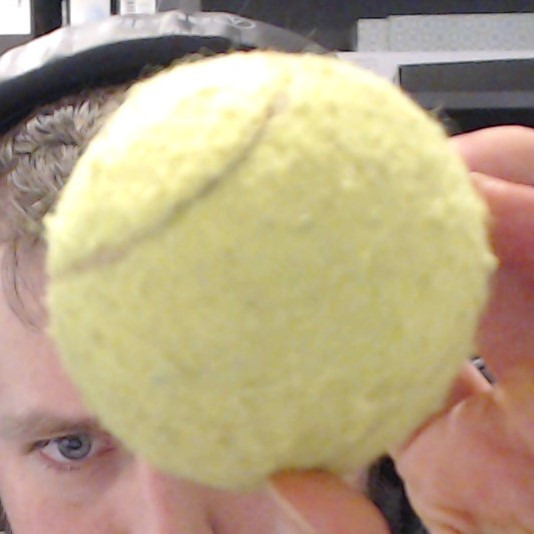
//> input picture object_pca/Picture 1.jpg, 534 x 534 px
$ ./main   (built with g++ and OpenCV 4)
//> lines starting //> are read from the running program, lines starting //| are printed output that depends on the picture; after the words box and inside, x2 and y2 are one past the last pixel; in counts of white or black regions, pixels touching at a corner belong together
### object_pca/pca_analyser.h
#pragma once

#include <opencv2\opencv.hpp>

namespace pc {

	class pca_analyser
	{

	private:
		void drawAxis(cv::Mat&, cv::Point, cv::Point, cv::Scalar, const float);
		double getOrientation(const std::vector<cv::Point> &, cv::Mat&);

	public:
		pca_analyser();
		~pca_analyser();

		const bool compute(const cv::Mat &in1, cv::Mat *out1);
	};

}

### object_pca/object_localiser.h
#pragma once

#include <opencv2\opencv.hpp>

namespace ol {

	enum matcher {BF, FLANN};

	class object_localiser
	{
	public:
		object_localiser();
		~object_localiser();

		const bool ORB(const cv::Mat &in1, const cv::Mat &in2, cv::Mat *out1, cv::Mat *out2 = NULL, ol::matcher matcher = ol::BF);
		const bool BRISK(const cv::Mat &in1, const cv::Mat &in2, cv::Mat *out1, cv::Mat *out2 = NULL, ol::matcher matcher = ol::BF);

	};

}

### object_pca/pca_analyser.cpp
#include "pca_analyser.h"


pc::pca_analyser::pca_analyser()
{
}


pc::pca_analyser::~pca_analyser()
{
}

const bool pc::pca_analyser::compute(const cv::Mat & in1, cv::Mat * out1)
{

	*out1 = in1.clone();

	cv::Mat blurred_frame, hsv_frame, thresholded_frame, morphed_frame, final_frame;

	cv::GaussianBlur(in1, blurred_frame, cv::Size(5, 5), 0, 0, 4);

	cv::cvtColor(blurred_frame, hsv_frame, CV_BGR2HSV);

	cv::inRange(hsv_frame, cv::Scalar(10, 0, 0), cv::Scalar(70, 255, 255), thresholded_frame);

	cv::Mat element = cv::getStructuringElement(cv::MORPH_ELLIPSE, cv::Size(20, 20), cv::Point(10, 10));

	cv::erode(thresholded_frame, morphed_frame, element);
	cv::erode(morphed_frame, morphed_frame, element);
	cv::dilate(morphed_frame, morphed_frame, element);
	cv::dilate(morphed_frame, morphed_frame, element);

	std::vector<std::vector<cv::Point>> contours;
	std::vector<cv::Vec4i> hierarchy;

	cv::findContours(morphed_frame, contours, CV_RETR_TREE, CV_CHAIN_APPROX_NONE);

	cv::drawContours(*out1, contours, 0, cv::Scalar(0, 0, 255));

	getOrientation(contours[0], *out1);

	return false;
}

void pc::pca_analyser::drawAxis(cv::Mat& img, cv::Point p, cv::Point q, cv::Scalar colour, const float scale = 0.2)
{
	double angle, hypotenuse;

	angle = atan2((double)p.y - q.y, (double)p.x - q.x);
	hypotenuse = sqrt((double)(p.y - q.y) * (p.y - q.y) + (p.x - q.x) * (p.x - q.x));

	q.x = (int)(p.x - scale * hypotenuse * cos(angle));
	q.y = (int)(p.y - scale * hypotenuse * sin(angle));
	line(img, p, q, colour, 1, CV_AA);
	// create the arrow hooks
	p.x = (int)(q.x + 9 * cos(angle + CV_PI / 4));
	p.y = (int)(q.y + 9 * sin(angle + CV_PI / 4));
	line(img, p, q, colour, 1, CV_AA);
	p.x = (int)(q.x + 9 * cos(angle - CV_PI / 4));
	p.y = (int)(q.y + 9 * sin(angle - CV_PI / 4));
	line(img, p, q, colour, 1, CV_AA);
}
double pc::pca_analyser::getOrientation(const std::vector<cv::Point> &pts, cv::Mat &img)
{

	int sz = static_cast<int>(pts.size());
	cv::Mat data_pts = cv::Mat(sz, 2, CV_64FC1);
	for (int i = 0; i < data_pts.rows; ++i)
	{
		data_pts.at<double>(i, 0) = pts[i].x;
		data_pts.at<double>(i, 1) = pts[i].y;
	}

	cv::PCA pca_analysis(data_pts, cv::Mat(), CV_PCA_DATA_AS_ROW);

	cv::Point cntr = cv::Point(static_cast<int>(pca_analysis.mean.at<double>(0, 0)),
		static_cast<int>(pca_analysis.mean.at<double>(0, 1)));

	std::vector<cv::Point2d> eigen_vecs(2);
	std::vector<double> eigen_val(2);

	for (int i = 0; i < 2; ++i)
	{
		eigen_vecs[i] = cv::Point2d(pca_analysis.eigenvectors.at<double>(i, 0),
			pca_analysis.eigenvectors.at<double>(i, 1));
		eigen_val[i] = pca_analysis.eigenvalues.at<double>(i);
	}


	circle(img, cntr, 3, cv::Scalar(255, 0, 255), 2);

	cv::Point p1 = cntr + 0.02 * cv::Point(static_cast<int>(eigen_vecs[0].x * eigen_val[0]), static_cast<int>(eigen_vecs[0].y * eigen_val[0]));
	cv::Point p2 = cntr - 0.02 * cv::Point(static_cast<int>(eigen_vecs[1].x * eigen_val[1]), static_cast<int>(eigen_vecs[1].y * eigen_val[1]));

	drawAxis(img, cntr, p1, cv::Scalar(0, 255, 0), 1);
	drawAxis(img, cntr, p2, cv::Scalar(255, 255, 0), 5);

	double angle = atan2(eigen_vecs[0].y, eigen_vecs[0].x);

	return angle;
}

### object_pca/object_localiser.cpp
#include "object_localiser.h"

ol::object_localiser::object_localiser()
{
}


ol::object_localiser::~object_localiser()
{
}

// [89 lines left out: function ORB, not called in this run]

const bool ol::object_localiser::BRISK(const cv::Mat & in1, const cv::Mat & in2, cv::Mat * out1, cv::Mat * out2, ol::matcher matcher)
{


	cv::Ptr<cv::BRISK> detector = cv::BRISK::create();

	std::vector<cv::KeyPoint> keypoints_object, keypoints_scene;

	cv::Mat descriptors_object, descriptors_scene;

	detector->detectAndCompute(in1, cv::Mat(), keypoints_object, descriptors_object);
	detector->detectAndCompute(in2, cv::Mat(), keypoints_scene, descriptors_scene);

	switch (matcher) {
	case ol::BF:

		cv::BFMatcher bf;
		std::vector< cv::DMatch > matches;

		bf.match(descriptors_object, descriptors_scene, matches);

		double max_dist = 0; double min_dist = 100;

		for (int i = 0; i < descriptors_object.rows; i++)
		{
			double dist = matches[i].distance;
			if (dist < min_dist) min_dist = dist;
			if (dist > max_dist) max_dist = dist;
		}

		std::vector< cv::DMatch > good_matches;

		for (int i = 0; i < descriptors_object.rows; i++)
		{
			if (matches[i].distance <= 0.66 * max_dist)
			{
				good_matches.push_back(matches[i]);
			}
		}

		cv::drawMatches(in1, keypoints_object, in2, keypoints_scene,
			good_matches, *out1, cv::Scalar(0, 0, 255), cv::Scalar(0, 0, 255),
			std::vector<char>(), cv::DrawMatchesFlags::NOT_DRAW_SINGLE_POINTS);

		std::vector<cv::Point2f> obj;
		std::vector<cv::Point2f> scene;

		for (size_t i = 0; i < good_matches.size(); i++)
		{
			obj.push_back(keypoints_object[good_matches[i].queryIdx].pt);
			scene.push_back(keypoints_scene[good_matches[i].trainIdx].pt);
		}

		cv::Mat H = findHomography(obj, scene, cv::RANSAC);

		std::vector<cv::Point2f> obj_corners(4);
		obj_corners[0] = cvPoint(0, 0); obj_corners[1] = cvPoint(in1.cols, 0);
		obj_corners[2] = cvPoint(in1.cols, in1.rows); obj_corners[3] = cvPoint(0, in1.rows);

		std::vector<cv::Point2f> scene_corners(4);

		perspectiveTransform(obj_corners, scene_corners, H);

		line(*out1, scene_corners[0] + cv::Point2f(in1.cols, 0.0), scene_corners[1] + cv::Point2f(in1.cols, 0.0), cv::Scalar(0, 255, 0), 4);
		line(*out1, scene_corners[1] + cv::Point2f(in1.cols, 0.0), scene_corners[2] + cv::Point2f(in1.cols, 0.0), cv::Scalar(0, 255, 0), 4);
		line(*out1, scene_corners[2] + cv::Point2f(in1.cols, 0.0), scene_corners[3] + cv::Point2f(in1.cols, 0.0), cv::Scalar(0, 255, 0), 4);
		line(*out1, scene_corners[3] + cv::Point2f(in1.cols, 0.0), scene_corners[0] + cv::Point2f(in1.cols, 0.0), cv::Scalar(0, 255, 0), 4);

		std::vector<std::vector<cv::Point>> contours;

		std::vector<cv::Point> contour;

		contour.push_back(scene_corners[0]);
		contour.push_back(scene_corners[1]);
		contour.push_back(scene_corners[2]);
		contour.push_back(scene_corners[3]);

		contours.push_back(contour);

		cv::Rect bounding_rect = cv::boundingRect(contour);

		*out2 = in2(bounding_rect);

		break;

	}

	return false;
}

### object_pca/main.cpp
#include <opencv2\opencv.hpp>
#include <iostream>

#include "object_localiser.h"
#include "pca_analyser.h"

int main(int argc, char* argv[]) {

	cv::Mat image_1 = cv::imread("Picture 1.jpg");
//> image_1 is the input picture: 534 rows x 534 cols, CV_8UC3; mean B, G, R 133, 165.1, 182.3
	cv::Mat image_2 = cv::imread("Picture 3.jpg");
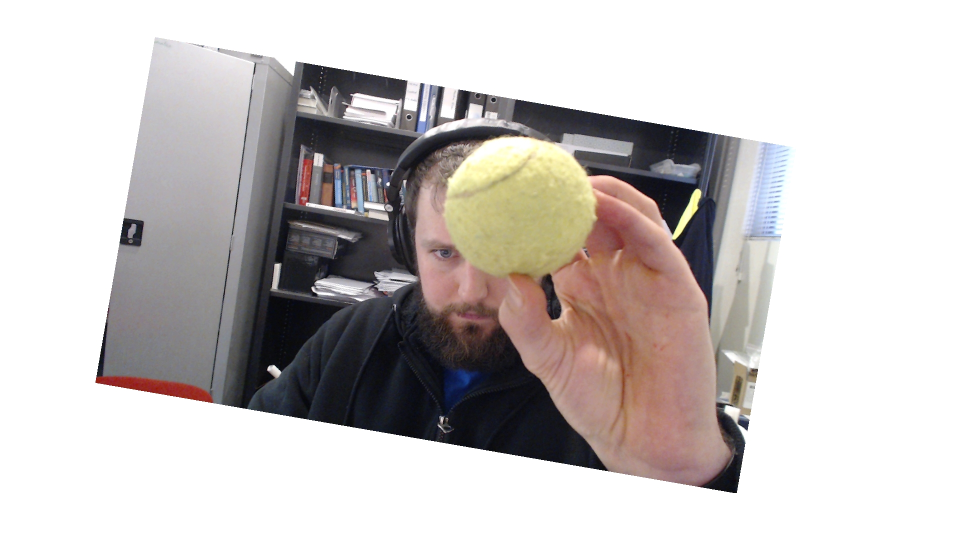
//> input picture object_pca/Picture 3.jpg, 1920 x 1080 px (shown at 1/2 size)
//> image_2 is the input picture: 1080 rows x 1920 cols, CV_8UC3; mean B, G, R 192.1, 193.6, 198.7

	if (image_1.empty() || image_2.empty()) {
		std::cout << "Could not open image/s." << std::endl;
		return -1;
	}

	cv::resize(image_1, image_1, cv::Size(), 0.5, 0.5);
//> image_1: 267 rows x 267 cols, CV_8UC3
	cv::resize(image_2, image_2, cv::Size(), 0.5, 0.5);
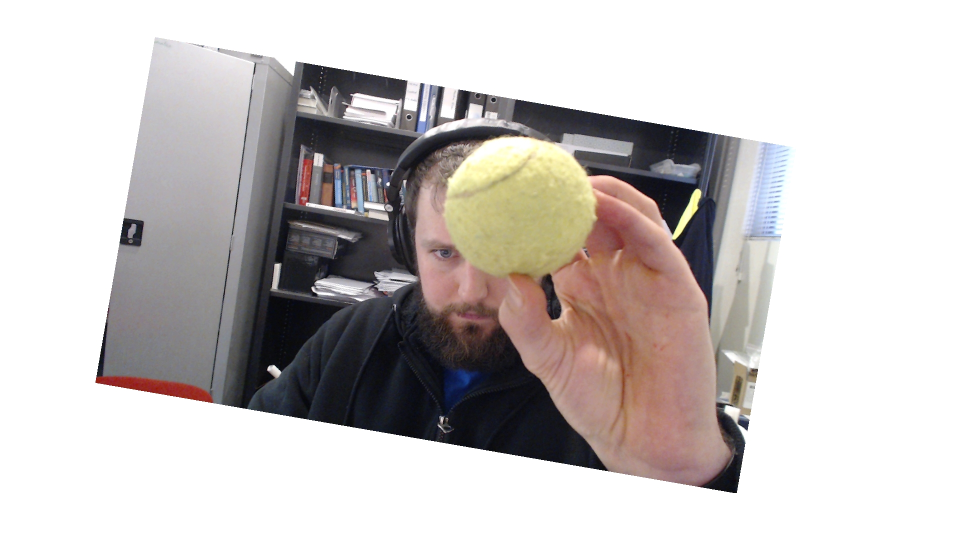
//> image_2: 540 rows x 960 cols, CV_8UC3; mean B, G, R 192.2, 193.7, 198.8

	cv::namedWindow("Image", CV_WINDOW_AUTOSIZE);

	ol::object_localiser localiser;
	cv::Mat output_image, roi;

	localiser.BRISK(image_1, image_2, &output_image, &roi);
//> in BRISK, `detector->detectAndCompute(in1, cv::Mat(), keypoints_object, descripto..`: keypoints_object = 50 keypoints; strongest (x, y, size): (240, 184, 13.3), (177, 25, 13.3), (42, 52, 13.1), (126, 23, 13.4)
//> in BRISK, `detector->detectAndCompute(in2, cv::Mat(), keypoints_scene, descriptor..`: keypoints_scene = 1142 keypoints; strongest (x, y, size): (734, 490, 29.8), (735, 492, 13.9), (463, 95, 56.4), (273, 369, 33.4)
//> in BRISK, `bf.match(descriptors_object, descriptors_scene, matches);`: matches = 50 matches
//> the loop in BRISK, `for (int i = 0; i < descriptors_object.rows; i++)` made 50 passes
//> (dist, max_dist) on passes 1, 2, 5, 13, 17, 19, 22: (475.6, 475.6), (537.2, 537.2), (546, 546), (564.6, 564.6), (603, 603), (711.9, 711.9), (722.4, 722.4)
//> dist on passes 3, 4, 6, 7, 8, 9: 468.2, 518.3, 456.6, 536.9, 503.1, 498.6
//> after the loop in BRISK, `for (int i = 0; i < descriptors_object.rows; i++)`: min_dist = 100; max_dist = 722.4
//> the loop in BRISK, `for (size_t i = 0; i < good_matches.size(); i++)` made 11 passes
//> in BRISK, `cv::Mat H = findHomography(obj, scene, cv::RANSAC);`: H = [[0.805, -0.095, 444.4], [0.155, 0.688, 102.9], [0.000217, 4.31e-05, 1]]
//> in BRISK, `perspectiveTransform(obj_corners, scene_corners, H);`: scene_corners = 4 Points (x, y): [444.4, 102.9], [623.3, 136.4], [592.9, 306.7], [414.3, 283.4]
//> in BRISK, `line(*out1, scene_corners[3] + cv::Point2f(in1.cols, 0.0), scene_corne..`:
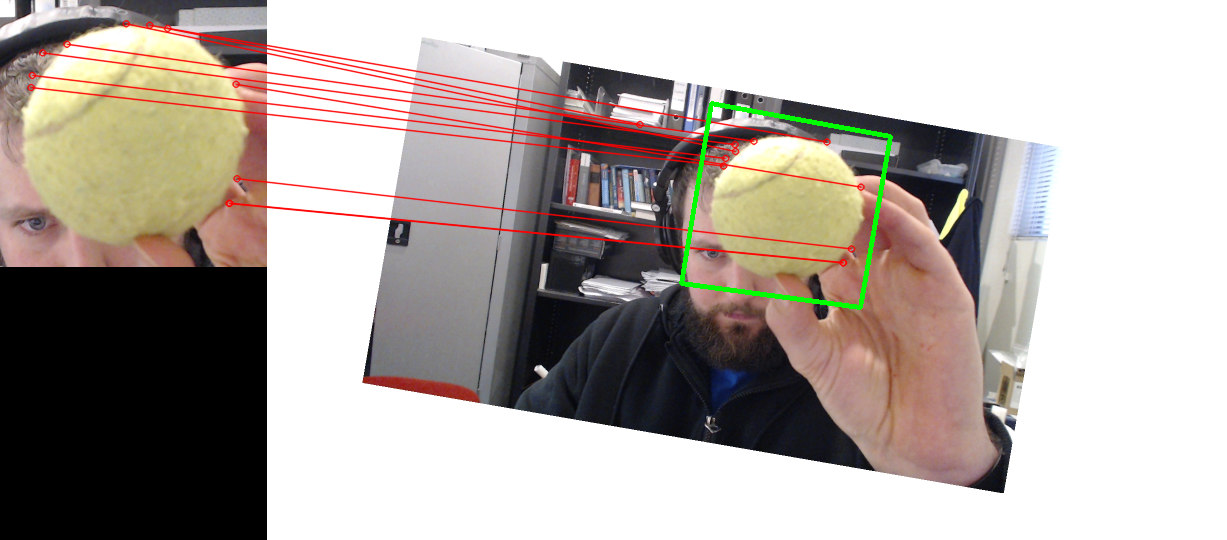
//> out1: 540 rows x 1227 cols, CV_8UC3; mean B, G, R 161.8, 167.6, 175.5
//> in BRISK, `contour.push_back(scene_corners[0]);`: contour = 1 Point (x, y): [444, 103]
//> in BRISK, `contour.push_back(scene_corners[1]);`: contour = 2 Points (x, y): [444, 103], [623, 136]
//> in BRISK, `contour.push_back(scene_corners[2]);`: contour = 3 Points (x, y): [444, 103], [623, 136], [593, 307]
//> in BRISK, `contour.push_back(scene_corners[3]);`: contour = 4 Points (x, y): [444, 103], [623, 136], [593, 307], [414, 283]
//> in BRISK, `contours.push_back(contour);`: contours = 1 contour; box (x1, y1, x2, y2) and area: (414, 103, 624, 308) 32270
//> in BRISK, `cv::Rect bounding_rect = cv::boundingRect(contour);`: bounding_rect = Rect(414, 103, 210, 205)

	cv::imshow("Image", output_image);

	cv::imwrite(cv::String("Out 1.jpg"), output_image);

	cv::namedWindow("PCA", CV_WINDOW_AUTOSIZE);

	pc::pca_analyser analyser;
	cv::Mat pca;

	analyser.compute(roi, &pca);
//> in compute, `cv::cvtColor(blurred_frame, hsv_frame, CV_BGR2HSV);`: hsv_frame: 205 rows x 210 cols, CV_8UC3; mean H, S, V 43.8, 66.3, 171.2
//> in compute, `cv::inRange(hsv_frame, cv::Scalar(10, 0, 0), cv::Scalar(70, 255, 255),..`:
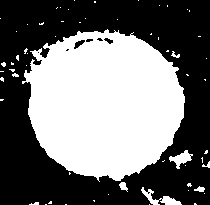
//> thresholded_frame: 205 rows x 210 cols, CV_8UC1; 44.4% white; 60 white regions (51 under 20 px), largest, box (x1, y1, x2, y2) and area: (22, 29, 185, 182) 18263, (141, 187, 182, 205) 248, (169, 150, 193, 169) 201
//> in compute, `cv::erode(thresholded_frame, morphed_frame, element);`: morphed_frame: 205 rows x 210 cols, CV_8UC1; 29.8% white; 1 white region, box (x1, y1, x2, y2) and area: (38, 45, 175, 170) 12846
//> in compute, `cv::dilate(morphed_frame, morphed_frame, element);`:
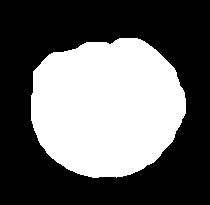
//> morphed_frame: 205 rows x 210 cols, CV_8UC1; 39.9% white; 1 white region
//> in compute, `cv::findContours(morphed_frame, contours, CV_RETR_TREE, CV_CHAIN_APPRO..`: contours = 1 contour; box (x1, y1, x2, y2) and area: (31, 38, 186, 178) 16945
//> in compute, `cv::drawContours(*out1, contours, 0, cv::Scalar(0, 0, 255));`:
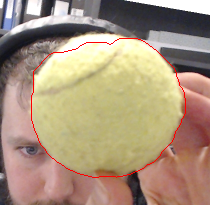
//> out1: 205 rows x 210 cols, CV_8UC3; mean B, G, R 125.7, 149.2, 170.6
//> in getOrientation, `int sz = static_cast<int>(pts.size());`: sz = 424
//> in getOrientation, `cv::Mat data_pts = cv::Mat(sz, 2, CV_64FC1);`: data_pts = 424 pairs, first value 0 to 0, second value 0 to 0
//> after the loop in getOrientation, `for (int i = 0; i < data_pts.rows; ++i)`: data_pts = 424 pairs, first value 31 to 185, second value 38 to 177
//> in getOrientation, `cv::Point cntr = cv::Point(static_cast<int>(pca_analysis.mean.at<doubl..`: cntr = Point(105, 105)
//> in getOrientation, `circle(img, cntr, 3, cv::Scalar(255, 0, 255), 2);`: img: 205 rows x 210 cols, CV_8UC3; 0.14% of pixels changed, all inside (x1, y1, x2, y2) = (101, 101, 110, 110)
//> in getOrientation, `cv::Point p1 = cntr + 0.02 * cv::Point(static_cast<int>(eigen_vecs[0]...`: p1 = Point(163, 102)
//> in getOrientation, `cv::Point p2 = cntr - 0.02 * cv::Point(static_cast<int>(eigen_vecs[1]...`: p2 = Point(102, 55)
//> in drawAxis, `angle = atan2((double)p.y - q.y, (double)p.x - q.x);`: angle = 3.09
//> in drawAxis, `hypotenuse = sqrt((double)(p.y - q.y) * (p.y - q.y) + (p.x - q.x) * (p..`: hypotenuse = 58.08
//> in drawAxis, `p.x = (int)(q.x + 9 * cos(angle + CV_PI / 4));`: p = Point(156, 105)
//> in drawAxis, `p.y = (int)(q.y + 9 * sin(angle + CV_PI / 4));`: p = Point(156, 95)
//> in drawAxis, `line(img, p, q, colour, 1, CV_AA);`: img: 205 rows x 210 cols, CV_8UC3; mean B, G, R 125.6, 149.1, 170.2
//> in drawAxis, `p.y = (int)(q.y + 9 * sin(angle - CV_PI / 4));`: p = Point(156, 108)
//> in drawAxis, `line(img, p, q, colour, 1, CV_AA);`: img: 205 rows x 210 cols, CV_8UC3; mean B, G, R 125.5, 149.1, 170.2
//> call 2 of drawAxis, with p = Point(105, 105), q = Point(102, 55), colour = Scalar(255, 255), scale = 5
//> in drawAxis (call 2), `angle = atan2((double)p.y - q.y, (double)p.x - q.x);`: angle = 1.51
//> in drawAxis (call 2), `hypotenuse = sqrt((double)(p.y - q.y) * (p.y - q.y) + (p.x - q.x) * (p..`: hypotenuse = 50.09
//> in drawAxis (call 2), `q.x = (int)(p.x - scale * hypotenuse * cos(angle));`: q = Point(89, 55)
//> in drawAxis (call 2), `q.y = (int)(p.y - scale * hypotenuse * sin(angle));`: q = Point(89, -145)
//> in drawAxis (call 2), `line(img, p, q, colour, 1, CV_AA);`:
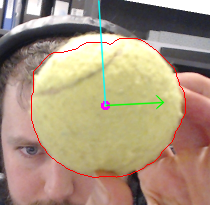
//> img: 205 rows x 210 cols, CV_8UC3; mean B, G, R 125.9, 149.4, 169.5
//> in drawAxis (call 2), `p.x = (int)(q.x + 9 * cos(angle + CV_PI / 4));`: p = Point(83, 105)
//> in drawAxis (call 2), `p.y = (int)(q.y + 9 * sin(angle + CV_PI / 4));`: p = Point(83, -138)
//> in drawAxis (call 2), `p.x = (int)(q.x + 9 * cos(angle - CV_PI / 4));`: p = Point(95, -138)
//> in drawAxis (call 2), `p.y = (int)(q.y + 9 * sin(angle - CV_PI / 4));`: p = Point(95, -139)
//> in getOrientation, `double angle = atan2(eigen_vecs[0].y, eigen_vecs[0].x);`: angle = -0.057

	cv::imshow("PCA", pca);

	cv::imwrite(cv::String("Out 2.jpg"), roi);

	cv::waitKey(0);

	cv::destroyAllWindows();

	return 0;

}
